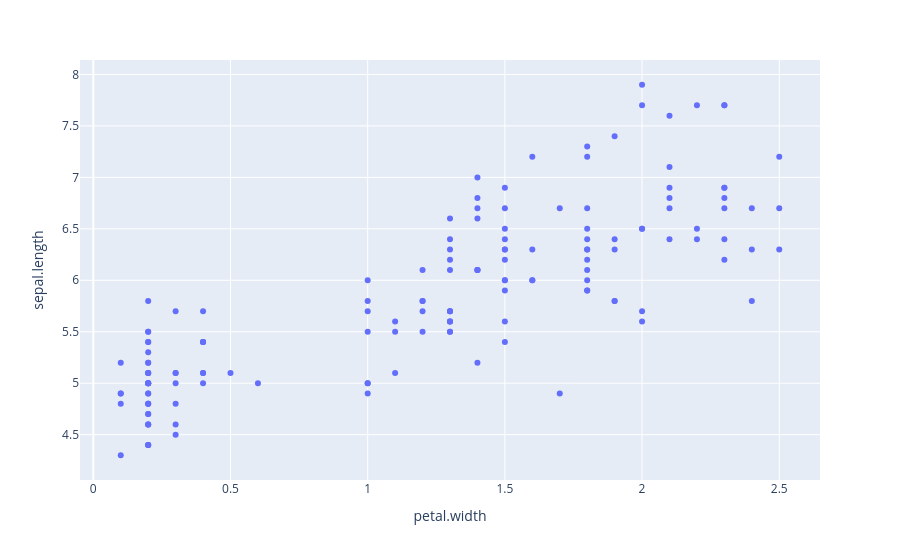

Notebook code cell kept with this figure:
### Code cell
df.plot.scatter(x='petal.width', y='sepal.length')

### Figure 1 — Plotly figure (JSON) as saved in the notebook; plotly's stock layout.template omitted (floating-point values rounded to 4 significant figures; data arrays with more than 128 entries replaced by an {"elided": "..."} marker saying what was removed)
{"data": [{"hovertemplate": "petal.width=%{x}<br>sepal.length=%{y}<extra></extra>", "legendgroup": "", "marker": {"color": "#636efa", "symbol": "circle"}, "mode": "markers", "name": "", "orientation": "v", "showlegend": false, "type": "scatter", "x": {"elided": "150 float values"}, "xaxis": "x", "y": {"elided": "150 float values"}, "yaxis": "y"}], "layout": {"legend": {"tracegroupgap": 0}, "margin": {"t": 60}, "xaxis": {"anchor": "y", "domain": [0, 1], "title": {"text": "petal.width"}}, "yaxis": {"anchor": "x", "domain": [0, 1], "title": {"text": "sepal.length"}}}}
